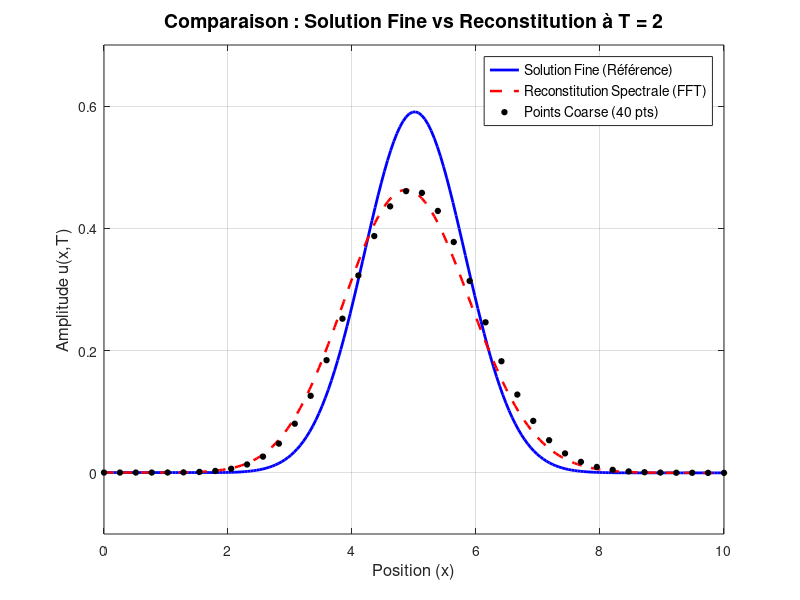

Source code (MATLAB): (Note: this script raises an error after producing the figure.)
%% PFE : Reconstruction d'une onde d'advection par Interpolation Spectrale
% Auteur : Karim Chibani
% Master 2 : Mathématiques Appliquées

clear; clc; close all;

%% 1. Paramètres Physiques et Temporels
L       = 10;       % Longueur du domaine
a       = 1.0;      % Vitesse de transport
T_final = 2.0;      % Temps final de simulation
sigma   = 0.8;      % Largeur de la gaussienne
x0      = 3.0;      % Position initiale du pic

%% 2. Définition des Maillages
% Maillage Fin (Référence - Solution Approchée Fine)
Nx_f    = 200;
x_f     = linspace(0, L, Nx_f)';
dx_f    = L / (Nx_f - 1);
dt_f    = 0.8 * (dx_f / a); % Condition CFL

% Maillage Grossier (Données Coarse - 40 points)
Nx_c    = 40;
x_c     = linspace(0, L, Nx_c)';
dx_c    = L / (Nx_c - 1);
dt_c    = dt_f;             % On garde le même dt pour la comparaison

%% 3. Conditions Initiales (Profil Gaussien à t = 0)
u_f = 0.6 * exp(-0.5 * ((x_f - x0)/sigma).^2);
u_c = 0.6 * exp(-0.5 * ((x_c - x0)/sigma).^2);

%% 4. Résolution Numérique (Schéma Upwind)
% Simulation de la Solution Fine (Vérité terrain)
for t = 0:dt_f:T_final
    u_f(2:end) = u_f(2:end) - (a*dt_f/dx_f) * (u_f(2:end) - u_f(1:end-1));
end

% Simulation de la Solution Grossière (Souffrant de dissipation)
for t = 0:dt_c:T_final
    u_c(2:end) = u_c(2:end) - (a*dt_c/dx_c) * (u_c(2:end) - u_c(1:end-1));
end

%% 5. Reconstitution Spectrale (FFT Interpolation)
% Reconstruction du signal à partir de 40 points vers 200 points
u_recon = interpft(u_c, Nx_f);

%% 6. Visualisation des Résultats
figure('Color', 'w', 'Position', [100, 100, 900, 500]);
hold on;

% 1. Solution Fine (Référence)
plot(x_f, u_f, 'b-', 'LineWidth', 2, 'DisplayName', 'Solution Fine (Référence)');

% 2. Solution Reconstituée (Interpolation FFT)
plot(x_f, u_recon, 'r--', 'LineWidth', 1.8, 'DisplayName', 'Reconstitution Spectrale (FFT)');

% 3. Points Grossiers (Données initiales de reconstruction)
plot(x_c, u_c, 'ko', 'MarkerSize', 4, 'MarkerFaceColor', 'k', 'DisplayName', 'Points Coarse (40 pts)');

% Mise en forme professionnelle
grid on; box on;
xlabel('Position (x)', 'FontSize', 12);
ylabel('Amplitude u(x,T)', 'FontSize', 12);
title(['Comparaison : Solution Fine vs Reconstitution à T = ', num2str(T_final)], 'FontSize', 14);
legend('Location', 'northeast', 'FontSize', 10);

% Ajustement des axes
axis([0 L -0.1 0.7]);

%% 7. Exportation des données pour le PINN (Optionnel)
% data_pfe = [u_recon, u_f]; 
% csvwrite('data_reconstruction.csv', data_pfe);

fprintf('Simulation terminée. Pic Fine : %.3f | Pic Reconstruit : %.3f\n', max(u_f), max(u_recon));
%% 8. Analyse de l'Erreur (Indispensable pour le PFE)

% Calcul de l'erreur relative entre la vérité (u_f) et la reconstruction (u_recon)
erreur_L2 = norm(u_f - u_recon) / norm(u_f);

fprintf('--------------------------------------------------\n');
fprintf('ANALYSE DES RÉSULTATS :\n');
fprintf('Erreur relative (L2) après Reconstitution : %.2f%%\n', erreur_L2 * 100);
fprintf('Perte d''amplitude (Dissipation) : %.2f%%\n', (max(u_f) - max(u_recon))/max(u_f) * 100);
fprintf('--------------------------------------------------\n');
% 1. Les coordonnées (Positions x)
x_c = linspace(0, 10, 40)'; % Maillage Grossier
x_f = linspace(0, 10, 200)'; % Maillage Fin

% 2. Exportation des Features (40 points) et Labels (200 points)
writematrix(u_c, 'u_coarse_40.csv');  % Feature (Entrée dissipée)
writematrix(x_c, 'x_coarse_40.csv');  % Coordonnées de l'entrée
writematrix(u_f, 'u_fine_200.csv');    % Label (Cible précise)
writematrix(x_f, 'x_fine_200.csv');    % Coordonnées de la cible
%% =============================================================
%% 9. VISUALISATION AVANCÉE (À METTRE À LA FIN DU SCRIPT)
%% =============================================================

% Création d'une nouvelle figure professionnelle
figure('Color', 'w', 'Name', 'Analyse du Problème de Dissipation');

% --- Subplot 1 : Vue Globale ---
subplot(2,1,1);
hold on;
plot(x_f, u_f, 'b', 'LineWidth', 2, 'DisplayName', 'Solution Exacte (Cible)');
plot(x_f, u_recon, 'r--', 'LineWidth', 1.5, 'DisplayName', 'Reconstitution Spectrale');
stem(x_c, u_c, 'k', 'MarkerSize', 3, 'DisplayName', 'Points Coarse (Entrée)');
title('Comparaison Globale : Vérité vs Reconstruction MATLAB');
ylabel('Amplitude');
legend('Location', 'northeast');
grid on;

% --- Subplot 2 : Zoom sur le Pic (Preuve de la dissipation) ---
subplot(2,1,2);
hold on;
plot(x_f, u_f, 'b', 'LineWidth', 2.5, 'DisplayName', 'Cible Fine');
plot(x_f, u_recon, 'r--', 'LineWidth', 2.5, 'DisplayName', 'Reconstruit (Dissipé)');
scatter(x_c, u_c, 60, 'k', 'filled', 'DisplayName', 'Points Coarse');

% Calcul automatique de la zone du pic pour le zoom
pic_pos = x0 + a*T_final;
xlim([pic_pos - 1.5, pic_pos + 1.5]); 
ylim([0.35, 0.65]);

title(['Zoom sur le Pic : Perte d''Amplitude de ', num2str((max(u_f)-max(u_recon))/max(u_f)*100, '%.1f'), '%']);
xlabel('Position (x)');
ylabel('Amplitude');
legend('Location', 'south');
grid on;

fprintf('✅ Visualisation générée. Le graphique montre la dissipation que le PINN doit corriger.\n');
% --- Sauvegarde automatique de l'image ---
% Cette ligne va créer un fichier PNG dans le dossier actuel
filename = 'Analyse_Dissipation_MATLAB.png';
exportgraphics(gcf, filename, 'Resolution', 300); 

fprintf('💾 Image sauvegardée avec succès sous le nom : %s\n', filename);
